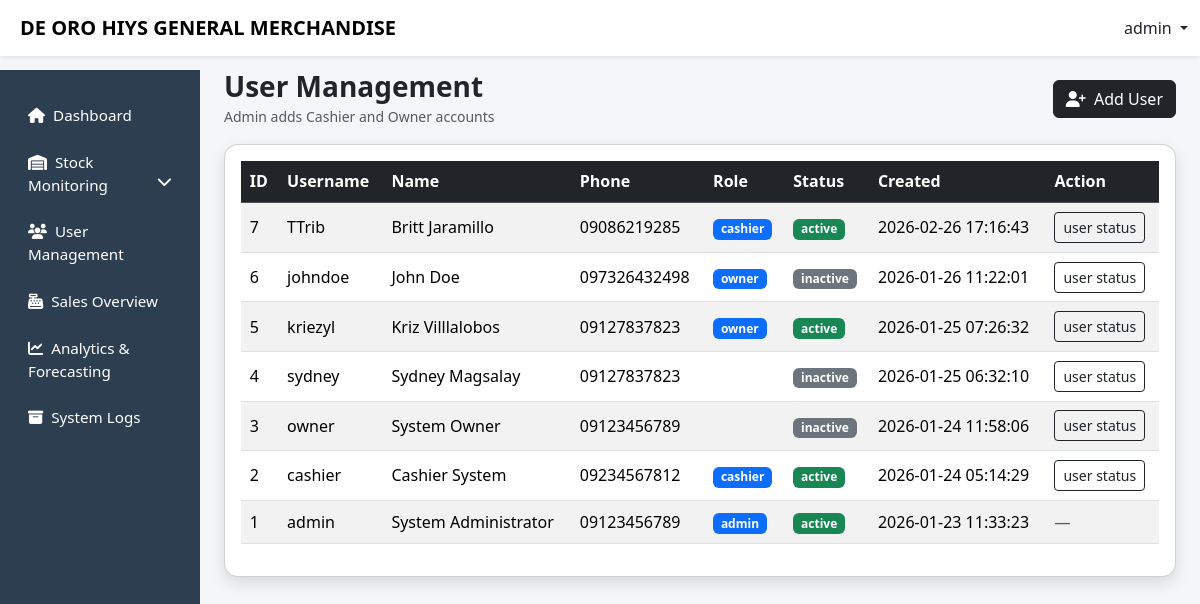
Screenshot of /ricesales_stock_monitoring/capstone/admin/users.php (signed in) with the database file from the repository.
### tables this page shows
CREATE TABLE `users` (
  `user_id` int(11) NOT NULL,
  `username` varchar(50) NOT NULL,
  `password` varchar(255) NOT NULL,
  `first_name` varchar(50) DEFAULT NULL,
  `last_name` varchar(50) DEFAULT NULL,
  `phone` varchar(20) DEFAULT NULL,
  `role` varchar(20) NOT NULL,
  `created_at` timestamp NOT NULL DEFAULT current_timestamp(),
  `status` enum('active','inactive') DEFAULT 'active'
);

### ricesales_stock_monitoring/capstone/admin/users.php (the view, shortened to what this page needs)
<?php
$username = $_SESSION['username'] ?? 'Admin';
include '../config/db.php';
$users = $conn->query("SELECT user_id, username, first_name, last_name, phone, role, status, created_at FROM users ORDER BY created_at DESC");
?>
<!DOCTYPE html>
<html lang="en">
<head>
<link href="https://cdn.jsdelivr.net/npm/bootstrap@5.3.2/dist/css/bootstrap.min.css" rel="stylesheet">
<link href="https://cdnjs.cloudflare.com/ajax/libs/font-awesome/6.5.1/css/all.min.css" rel="stylesheet">
<link href="../css/layout.css" rel="stylesheet">
</head>
<body>
<?php include '../includes/topnav.php'; ?>
<div class="container-fluid">
<div class="row">
<?php include '../includes/admin_sidebar.php'; ?>
<main class="col-lg-10 ms-sm-auto px-4 main-content">
<div class="d-flex justify-content-between align-items-center mb-3">
  <div>
    <h3 class="fw-bold mb-0">User Management</h3>
    <small class="text-muted">Admin adds Cashier and Owner accounts</small>
  </div>
  <button class="btn btn-dark" data-bs-toggle="modal" data-bs-target="#addUserModal">
    <i class="fas fa-user-plus me-1"></i> Add User
  </button>
</div>
<div class="card modern-card">
  <div class="card-body table-responsive">
    <table class="table table-striped table-hover align-middle">
      <thead class="table-dark">
        <tr>
          <th>ID</th>
          <th>Username</th>
          <th>Name</th>
          <th>Phone</th>
          <th>Role</th>
          <th>Status</th>
          <th>Created</th>
          <th>Action</th>
        </tr>
      </thead>
      <tbody>
      <?php if($users && $users->num_rows>0): ?>
        <?php while($u = $users->fetch_assoc()): ?>
          <tr>
            <td><?= (int)$u['user_id'] ?></td>
            <td><?= htmlspecialchars($u['username']) ?></td>
            <td><?= htmlspecialchars(trim(($u['first_name'] ?? '').' '.($u['last_name'] ?? ''))) ?></td>
            <td><?= htmlspecialchars($u['phone'] ?? '') ?></td>
            <td><span class="badge bg-primary"><?= htmlspecialchars($u['role']) ?></span></td>
            <td>
              <?php if(strtolower($u['status'])==='active'): ?>
                <span class="badge bg-success">active</span>
              <?php else: ?>
                <span class="badge bg-secondary">inactive</span>
              <?php endif; ?>
            </td>
            <td><?= htmlspecialchars($u['created_at']) ?></td>
            <td>
              <?php if((int)$u['user_id'] === (int)$_SESSION['user_id']): ?>
                <span class="text-muted">—</span>
              <?php else: ?>
                <a class="btn btn-sm btn-outline-dark"
                   href="users.php?toggle=1&id=<?= (int)$u['user_id'] ?>"
                   onclick="return confirm('Change this user status?')">
                   user status
                </a>
              <?php endif; ?>
            </td>
          </tr>
        <?php endwhile; ?>
      <?php else: ?>
        <tr><td colspan="8" class="text-center text-muted">No users found.</td></tr>
      <?php endif; ?>
      </tbody>
    </table>
  </div>
</div>
</main>
</div>
</div>
</body>
</html>

### ricesales_stock_monitoring/capstone/includes/topnav.php (shortened to what this page needs)
<nav class="navbar navbar-expand-lg navbar-light bg-white shadow-sm fixed-top">
  <div class="container-fluid">
    <span class="navbar-brand fw-bold ms-2">DE ORO HIYS GENERAL MERCHANDISE</span>
    <div class="ms-auto dropdown">
      <a class="nav-link dropdown-toggle" data-bs-toggle="dropdown" href="#">
        <?= htmlspecialchars($username ?? 'User') ?>
      </a>
    </div>
  </div>
</nav>

### ricesales_stock_monitoring/capstone/includes/admin_sidebar.php (shortened to what this page needs)
<nav id="sidebarMenu" class="col-lg-2 d-lg-block sidebar collapse">
  <div class="pt-4">
    <ul class="nav flex-column gap-1">
      <li class="nav-item">
        <a class="nav-link <?= ($activePage==='dashboard'?'active':'') ?>" href="dashboard.php">
          <i class="fas fa-home me-2"></i>Dashboard
        </a>
      </li>
      <li class="nav-item">
        <a class="nav-link <?= in_array($activePage,['products','stock_in','stock_adjust','inv_logs'])?'active':'' ?>"
           data-bs-toggle="collapse" href="#inventoryMenu">
          <i class="fas fa-warehouse me-2"></i>Stock Monitoring
          <i class="fas fa-chevron-down float-end"></i>
        </a>
      </li>
      <li class="nav-item">
        <a class="nav-link <?= ($activePage==='users'?'active':'') ?>" href="users.php">
          <i class="fas fa-users me-2"></i>User Management
        </a>
      </li>
      <li class="nav-item">
        <a class="nav-link <?= ($activePage==='sales'?'active':'') ?>" href="sales.php">
          <i class="fas fa-cash-register me-2"></i>Sales Overview
        </a>
      </li>
      <li class="nav-item">
        <a class="nav-link <?= ($activePage==='analytics'?'active':'') ?>" href="analytics.php">
          <i class="fas fa-chart-line me-2"></i>Analytics & Forecasting
        </a>
      </li>
      <li class="nav-item">
        <a class="nav-link <?= ($activePage==='logs'?'active':'') ?>" href="system_logs.php">
          <i class="fas fa-archive me-2"></i>System Logs
        </a>
      </li>
    </ul>
  </div>
</nav>

### ricesales_stock_monitoring/capstone/css/layout.css (style rules this page uses)
body { background:#f4f6f9; padding-top: 60px; }
.sidebar { min-height:100vh; background:#2c3e50; padding-top: 0px; }
.sidebar .nav-link { color:#fff; padding:10px 16px; border-radius:8px; font-size:.95rem; }
.modern-card { border-radius:14px; box-shadow:0 6px 16px rgba(0,0,0,.12); transition:.3s; }
.main-content { padding-top:0px; }
.table td, .table th { padding:0.55rem; vertical-align: middle; }
.table td,.table th { vertical-align:middle; }
table td, .table th { padding:0.55rem; vertical-align: middle; }
body { background:#f4f6f9; padding-top:70px; }
.modern-card { border-radius:14px; box-shadow:0 6px 16px rgba(0,0,0,.12); }
.table td, .table th { vertical-align: middle; }

### rows the page displays
users: user_id "7", username "TTrib", first_name+last_name "Britt Jaramillo", phone "09086219285", role "cashier", status "active", created_at "2026-02-26 17:16:43"
users: user_id "6", username "johndoe", first_name+last_name "John Doe", phone "097326432498", role "owner", status "inactive", created_at "2026-01-26 11:22:01"
users: user_id "5", username "kriezyl", first_name+last_name "Kriz Villlalobos", phone "09127837823", role "owner", status "active", created_at "2026-01-25 07:26:32"
users: user_id "4", username "sydney", first_name+last_name "Sydney Magsalay", phone "09127837823", status "inactive", created_at "2026-01-25 06:32:10"
users: user_id "3", username "owner", first_name+last_name "System Owner", phone "09123456789", status "inactive", created_at "2026-01-24 11:58:06"
users: user_id "2", username "cashier", first_name+last_name "Cashier System", phone "09234567812", role "cashier", status "active", created_at "2026-01-24 05:14:29"
users: user_id "1", username "admin", first_name+last_name "System Administrator", phone "09123456789", role "admin", status "active", created_at "2026-01-23 11:33:23"

### other values shown
$username "admin"
